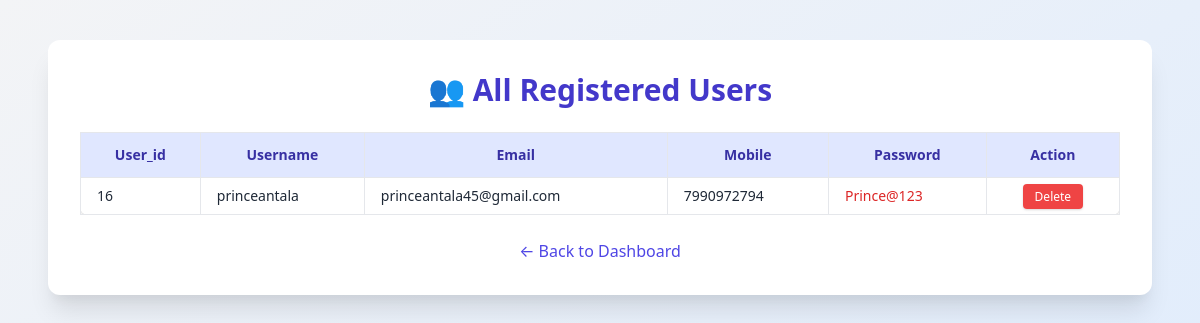
Before: /admin_user.php with the older database file.
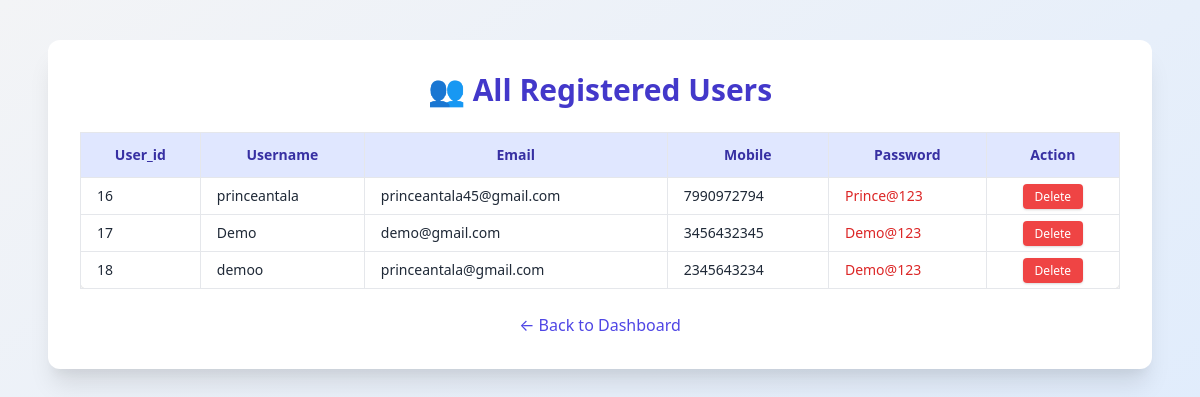
After: the same page with the newer database file.
### tables this page shows
CREATE TABLE `signup` (
  `user_id` int(11) NOT NULL,
  `username` varchar(20) NOT NULL,
  `email` varchar(50) NOT NULL,
  `mobile` varchar(50) NOT NULL,
  `password` varchar(255) NOT NULL,
  `signup_date` datetime NOT NULL DEFAULT current_timestamp()
);

### src/admin_user.php (the view, shortened to what this page needs)
<?php
$host = "localhost";
$user = "root";
$password = "";
$dbname = "turfbookingsystem";
$conn = mysqli_connect($host, $user, $password, $dbname,3307);
$users = mysqli_query($conn, "SELECT * FROM signup");
?>
<!DOCTYPE html>
<html lang="en">
<head>
  <link href="https://cdn.jsdelivr.net/npm/tailwindcss@2.2.19/dist/tailwind.min.css" rel="stylesheet">
</head>
<body class="bg-gradient-to-br from-gray-100 to-blue-100 text-gray-800 min-h-screen">
  <div class="max-w-6xl mx-auto py-10 px-6">
    <div class="bg-white p-8 rounded-xl shadow-xl">
      <h1 class="text-3xl font-bold mb-6 text-center text-indigo-700">👥 All Registered Users</h1>
      <div class="overflow-x-auto">
        <table class="min-w-full text-sm border border-gray-300 rounded-lg shadow">
          <thead class="bg-indigo-100 text-indigo-800">
            <tr>
              <th class="py-3 px-4 border">User_id</th>
              <th class="py-3 px-4 border">Username</th>
              <th class="py-3 px-4 border">Email</th>
              <th class="py-3 px-4 border">Mobile</th>
              <th class="py-3 px-4 border">Password</th>
              <th class="py-3 px-4 border">Action</th>
            </tr>
          </thead>
          <tbody>
            <?php while ($row = mysqli_fetch_assoc($users)) : ?>
              <tr class="hover:bg-gray-50 transition">
                <td class="py-2 px-4 border"><?= htmlspecialchars($row['user_id']) ?></td>
                <td class="py-2 px-4 border"><?= htmlspecialchars($row['username']) ?></td>
                <td class="py-2 px-4 border"><?= htmlspecialchars($row['email']) ?></td>
                <td class="py-2 px-4 border"><?= htmlspecialchars($row['mobile']) ?></td>
                <td class="py-2 px-4 border text-red-600"><?= htmlspecialchars($row['password']) ?></td>
                <td class="py-2 px-4 border text-center">
                  <a href="?delete=<?= $row['user_id'] ?>"
                     onclick="return confirm('Are you sure you want to delete this user?')"
                     class="bg-red-500 hover:bg-red-600 text-white px-3 py-1 rounded text-xs shadow">
                    Delete
                  </a>
                </td>
              </tr>
            <?php endwhile; ?>
          </tbody>
        </table>
      </div>
      <div class="text-center mt-6">
        <a href="admin_dashboard.php" class="inline-block text-indigo-600 hover:underline">← Back to Dashboard</a>
      </div>
    </div>
  </div>
</body>
</html>

Changed rows visible on the page:
added signup: user_id "17", username "Demo", email "demo@gmail.com", mobile "3456432345", password "Demo@123"
added signup: user_id "18", username "demoo", email "princeantala@gmail.com", mobile "2345643234", password "Demo@123"
